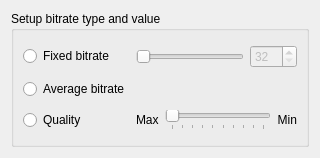
<?xml version="1.0" encoding="UTF-8"?>
<ui version="4.0">
 <class>Mp3Settings</class>
 <widget class="QWidget" name="Mp3Settings">
  <property name="geometry">
   <rect>
    <x>0</x>
    <y>0</y>
    <width>320</width>
    <height>158</height>
   </rect>
  </property>
  <property name="windowTitle">
   <string/>
  </property>
  <layout class="QVBoxLayout" name="verticalLayout">
   <item>
    <widget class="QGroupBox" name="bitrateSetup">
     <property name="title">
      <string>Setup bitrate type and value</string>
     </property>
     <layout class="QGridLayout" name="gridLayout">
      <item row="0" column="0">
       <widget class="QRadioButton" name="selectCBR">
        <property name="text">
         <string>Fixed bitrate</string>
        </property>
       </widget>
      </item>
      <item row="0" column="1">
       <layout class="QHBoxLayout" name="bitrateLayout">
        <item>
         <widget class="QSlider" name="bitrateValue">
          <property name="enabled">
           <bool>false</bool>
          </property>
          <property name="minimum">
           <number>32</number>
          </property>
          <property name="maximum">
           <number>320</number>
          </property>
          <property name="orientation">
           <enum>Qt::Horizontal</enum>
          </property>
         </widget>
        </item>
        <item>
         <widget class="QSpinBox" name="bitratePrecise">
          <property name="sizePolicy">
           <sizepolicy hsizetype="Maximum" vsizetype="Fixed">
            <horstretch>0</horstretch>
            <verstretch>0</verstretch>
           </sizepolicy>
          </property>
          <property name="enabled">
           <bool>false</bool>
          </property>
          <property name="minimum">
           <number>32</number>
          </property>
          <property name="maximum">
           <number>320</number>
          </property>
         </widget>
        </item>
       </layout>
      </item>
      <item row="1" column="0">
       <widget class="QRadioButton" name="selectABR">
        <property name="text">
         <string>Average bitrate</string>
        </property>
       </widget>
      </item>
      <item row="2" column="0">
       <widget class="QRadioButton" name="selectQuality">
        <property name="text">
         <string>Quality</string>
        </property>
       </widget>
      </item>
      <item row="2" column="1">
       <layout class="QHBoxLayout" name="qualityLayout">
        <item>
         <widget class="QLabel" name="maxQuality">
          <property name="text">
           <string>Max</string>
          </property>
         </widget>
        </item>
        <item>
         <widget class="QSlider" name="qualityValue">
          <property name="enabled">
           <bool>false</bool>
          </property>
          <property name="minimum">
           <number>0</number>
          </property>
          <property name="maximum">
           <number>9</number>
          </property>
          <property name="orientation">
           <enum>Qt::Horizontal</enum>
          </property>
          <property name="tickPosition">
           <enum>QSlider::TicksBelow</enum>
          </property>
         </widget>
        </item>
        <item>
         <widget class="QLabel" name="minQuality">
          <property name="layoutDirection">
           <enum>Qt::LeftToRight</enum>
          </property>
          <property name="text">
           <string>Min</string>
          </property>
          <property name="alignment">
           <set>Qt::AlignRight|Qt::AlignTrailing|Qt::AlignVCenter</set>
          </property>
         </widget>
        </item>
       </layout>
      </item>
     </layout>
    </widget>
   </item>
  </layout>
 </widget>
 <resources/>
 <connections>
  <connection>
   <sender>selectQuality</sender>
   <signal>toggled(bool)</signal>
   <receiver>bitrateValue</receiver>
   <slot>setDisabled(bool)</slot>
  </connection>
  <connection>
   <sender>selectQuality</sender>
   <signal>toggled(bool)</signal>
   <receiver>bitratePrecise</receiver>
   <slot>setDisabled(bool)</slot>
  </connection>
  <connection>
   <sender>selectQuality</sender>
   <signal>toggled(bool)</signal>
   <receiver>qualityValue</receiver>
   <slot>setEnabled(bool)</slot>
  </connection>
  <connection>
   <sender>bitrateValue</sender>
   <signal>valueChanged(int)</signal>
   <receiver>bitratePrecise</receiver>
   <slot>setValue(int)</slot>
  </connection>
  <connection>
   <sender>bitratePrecise</sender>
   <signal>valueChanged(int)</signal>
   <receiver>bitrateValue</receiver>
   <slot>setValue(int)</slot>
  </connection>
 </connections>
</ui>
